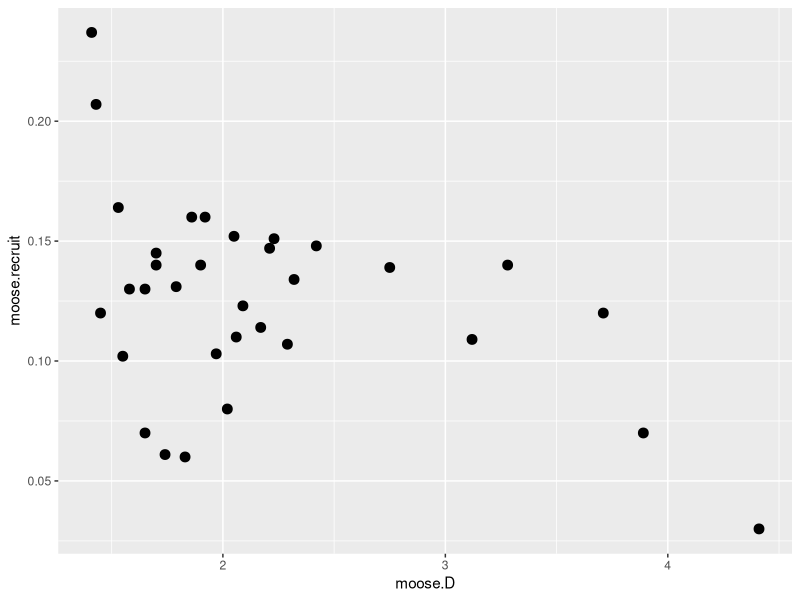

The R script that drew this image:
####
##Homework 1 try 2
#####


setwd("D:\\ESS4001")

moose = read.csv("moose.csv", header=TRUE)
head(moose) 
moose
View(moose)

install.packages("ggplot2")
library(ggplot2)

View(moose)

p1 = ggplot(data = moose, mapping = aes(x = moose.D, y = moose.recruit)) +
	geom_point(size = 3)

p1


